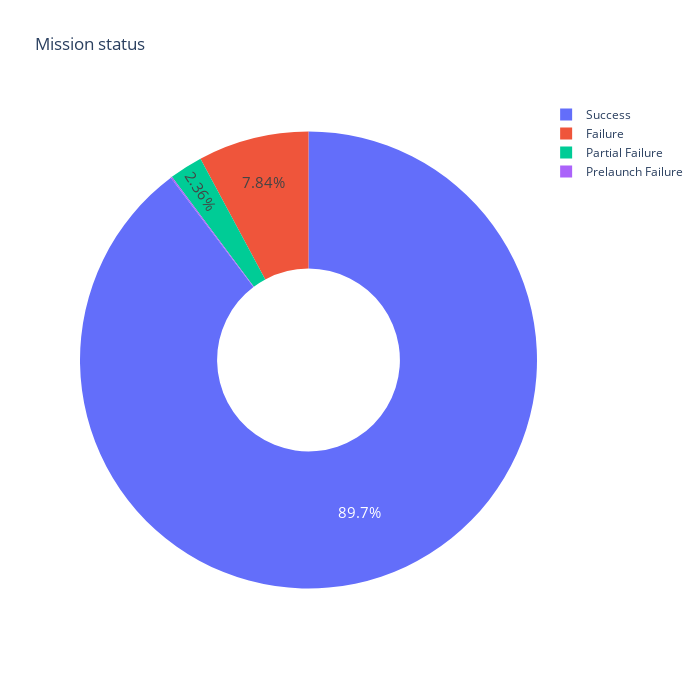

Notebook code cell kept with this figure:
### Code cell
mission_status_counts = clean_df.Mission_Status.value_counts()
fig = px.pie(labels=mission_status_counts.index, 
             values=mission_status_counts.values,
             title="Mission status",
             names=mission_status_counts.index,
             hole=0.4,
            width=700,
            height=700)

fig.update_traces(textposition='inside', textfont_size=15, textinfo='percent')

fig.show()

### Figure 1 — Plotly figure (JSON) as saved in the notebook; plotly's stock layout.template omitted (floating-point values rounded to 4 significant figures)
{"data": [{"domain": {"x": [0, 1], "y": [0, 1]}, "hole": 0.4, "hovertemplate": "label=%{label}<br>value=%{value}<extra></extra>", "labels": ["Success", "Failure", "Partial Failure", "Prelaunch Failure"], "legendgroup": "", "name": "", "showlegend": true, "textfont": {"size": 15}, "textinfo": "percent", "textposition": "inside", "type": "pie", "values": [3879, 339, 102, 4]}], "layout": {"height": 700, "legend": {"tracegroupgap": 0}, "title": {"text": "Mission status"}, "width": 700}}
